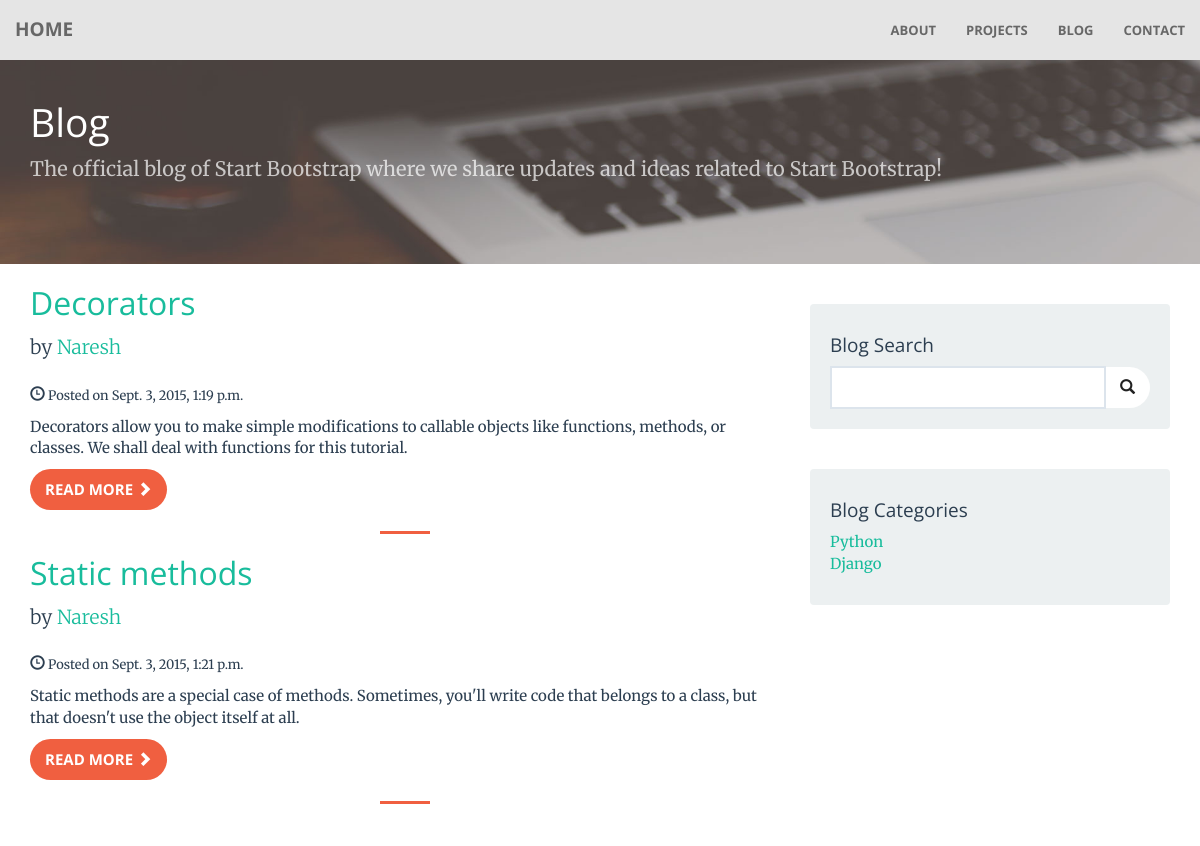
Screenshot of /blog/ with the database file from the repository.
### front_page/models.py (models this page shows)
class Blog(models.Model):
    title = models.CharField(max_length = 50)
    created = models.DateTimeField(auto_now_add=True,auto_now=False , null = True)
    modified = models.DateTimeField(auto_now=True,auto_now_add=False, null = True)
    description = models.TextField(max_length = 1000)
    content = RichTextField()
    author = models.ForeignKey('Author')
    catagory = models.ForeignKey('Catagory', null=True)
    class Meta:
        ordering = ['title']
    def __unicode__(self):
        return self.title

class Author(models.Model):
    name = models.CharField(max_length =50)
    def __unicode__(self):
        return self.name

class Catagory(models.Model):
    name = models.CharField(max_length =50)
    def __unicode__(self):
        return self.name

### front_page/views.py (the view)
# urls.py: url(r'^blog/$', blog_home.as_view(), name='blog_home'),
class blog_home(ListView):
    paginate_by = 3
    model= Blog
    context_object_name = 'blog_title'
    template_name = 'blog.html'
    def get_context_data(self, **kwargs):
        context = super(blog_home,self).get_context_data(**kwargs)
        context['catagories'] = Catagory.objects.all()
        return context

### templates/blog.html (shortened to what this page needs)
{% extends "index.html" %}
{% load static from staticfiles %}
{% load bootstrap_pagination %}
{% block blog %}
<div class=blog-header>
        <div class="container">
            <h1>Blog</h1>
            <p class=text-faded>The official blog of Start Bootstrap where we share updates and ideas related to Start Bootstrap!</p>
        </div>
</div>
<div class="container">
        <div class="row">
            <div class="col-md-8">
                {% for title in blog_title %}
                <h2>
                    <a href="#">{{title}}</a>
                </h2>
                <p class="lead">
                    <small>by <a href="index.php">{{title.author}}</a></small>
                </p>
                <p><span class="glyphicon glyphicon-time"></span><small> Posted on {{title.created}}</small></p>
                <p>{{title.description}}</p>
                <a class="btn btn-primary" href="{% url "blog_post" title.id%}">Read More <span class="glyphicon glyphicon-chevron-right"></span></a>
                <hr>
				{%endfor%}
            </div>
            <div class="col-md-4">
                <div class="well">
                    <h4>Blog Search</h4>
                    <div class="input-group">
                        <form method="get" action = "{% url "blog_search" %}">
                             <input type="text" name="query" class="form-control">
                        </form>
                        <span class="input-group-btn">
                            <button class="btn btn-default" type="button">
                                <span class="glyphicon glyphicon-search"></span>
                        </button>
                        </span>
                    </div>
                </div>
                <div class="well">
                    <h4>Blog Categories</h4>
                    <div class="row">
                        <div class="col-lg-6">
                            <ul class="list-unstyled">
                            {% for cat_name in catagories %}
                                <li><a href="{% url "blog_cat" cat_name%}">{{cat_name}}</a>
                                </li>
                            {%endfor%}
                            </ul>
                        </div>
                    </div>
                </div>
               </div>
        </div>
       </div>
{%endblock%}

### templates/index.html (shortened to what this page needs)
<!DOCTYPE html>
<html lang="en">
<head>
    {% load static from staticfiles %}
    <link rel="stylesheet" href="{% static "css/bootstrap.min.css"%}" type="text/css">
    <link rel="stylesheet" href="{% static "font-awesome/css/font-awesome.min.css" %}" type="text/css">
    <link rel="stylesheet" href="{% static "css/animate.min.css" %}" type="text/css">
    <link rel="stylesheet" href="{% static "css/creative.css" %}" type="text/css">
    <link href="{% static "css/freelancer.css" %}" rel="stylesheet">
    <link href="{% static "css/blog-home.css" %}" rel="stylesheet">
</head>
<body id="page-top">
    <nav id="mainNav" class="navbar navbar-default navbar-fixed-top">
        <div class="container-fluid">
            <div class="navbar-header">
                <a class="navbar-brand page-scroll" href="{% url "index" %}">HOME</a>
            </div>
            <div class="collapse navbar-collapse" id="bs-example-navbar-collapse-1">
                <ul class="nav navbar-nav navbar-right">
                    <li>
                        <a class="page-scroll" href="{% url "index" %}#about">About</a>
                    </li>
                    <li>
                        <a class="page-scroll" href="#services">Projects</a>
                    </li>
                    <li>
                        <a class="page-scroll" href="{% url "blog_home" %}">Blog</a>
                    </li>
                    <li>
                        <a class="page-scroll" href="{% url "index" %}#contact">Contact</a>
                    </li>
                </ul>
            </div>
        </div>
    </nav>
   {%block blog%} {%endblock%}
</body>
</html>

### static/css/creative.css (style rules this page uses)
html, body { width: 100%; height: 100%; }
body { font-family: Merriweather,'Helvetica Neue',Arial,sans-serif; }
hr { max-width: 50px; border-color: #f05f40; border-width: 3px; }
a { color: #f05f40; -webkit-transition: all .35s; -moz-transition: all .35s; transition: all .35s; }
h1, h2, h3, h4, h5, h6 { font-family: 'Open Sans','Helvetica Neue',Arial,sans-serif; }
.text-faded { margin-bottom: 20px; font-size: 20px; line-height: 1.5; }
.text-faded { color: rgba(255,255,255,.7); }
.navbar-default { border-color: rgba(34,34,34,.05); font-family: 'Open Sans','Helvetica Neue',Arial,sans-serif; background-color: #fff; -webkit-transition: all .35s; -moz-transition: all .35s; transition: all .35s; }
.navbar-default .navbar-header .navbar-brand { text-transform: uppercase; font-family: 'Open Sans','Helvetica Neue',Arial,sans-serif; font-weight: 700; color: #f05f40; }
.navbar-default .nav > li>a, .navbar-default .nav>li>a:focus { text-transform: uppercase; font-size: 13px; font-weight: 700; color: #222; }
@media (min-width:768px) { .navbar-default { border-color: rgba(50,50,50,.3); background-color: #E5E5E5; } }
@media (min-width:768px) { .navbar-default .navbar-header .navbar-brand { color: rgba(50,50,50,.7); } }
@media (min-width:768px) { .navbar-default .nav > li>a, .navbar-default .nav>li>a:focus { color: rgba(50,50,50,.7); } }
.btn-default { border-color: #fff; color: #222; background-color: #fff; -webkit-transition: all .35s; -moz-transition: all .35s; transition: all .35s; }
.btn-primary { border-color: #f05f40; color: #fff; background-color: #f05f40; -webkit-transition: all .35s; -moz-transition: all .35s; transition: all .35s; }
.btn { border: 0; border-radius: 300px; text-transform: uppercase; font-family: 'Open Sans','Helvetica Neue',Arial,sans-serif; font-weight: 700; }
body { webkit-tap-highlight-color: #222; }
.blog-header { position: static; padding-top: 60px; padding-bottom: 60px; width: 100%; min-height: 25%; text-align: left; color: #fff; background-image: url(../img/header.jpg); background-position: center; -webkit-background-size: cover; -moz-background-size: cover; background-size: cover; -o-background-size: cover; }
.well { margin-top: 40px; }

### static/css/freelancer.css (style rules this page uses)
a, a:hover, a:focus, a:active, a.active { outline: 0; color: #18bc9c; }

### static/css/blog-home.css (style rules this page uses)
body { padding-top: 20px; }

### rows the page displays
Blog: title "Decorators", author "Naresh", created "Sept. 3, 2015, 1:19 p.m.", description "Decorators allow you to make simple modifications to callable objects like functions, methods, or classes. We shall deal with functions for this tutorial."
Blog: title "Static methods", author "Naresh", created "Sept. 3, 2015, 1:21 p.m.", description "Static methods are a special case of methods. Sometimes, you'll write code that belongs to a class, but that doesn't use the object itself at all."
Catagory: name "Python"
Catagory: name "Django"
